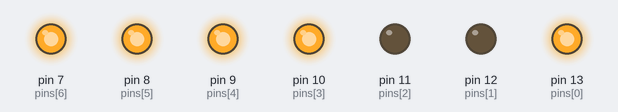
Simulated run of this sketch. Board: Arduino Uno, built with avr-gcc and run on an emulated ATmega328P. Shown: output pins drawn as LEDs (lit = HIGH).

Above: at 0.5 s.
At 1.5 s:
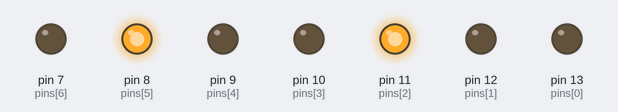
Timing chart, 0 to 3.0 s (numbered marks = the images above):
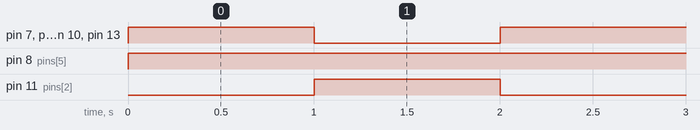

Measured:
- by itself, pin 7 (pins[6]), pin 9 (pins[4]), pin 10 (pins[3]), pin 11 (pins[2]), pin 13 (pins[0]): alternates HIGH for 1.0 s and LOW for 1.0 s
- by itself, pin 8 (pins[5]): LOW → HIGH at 0.00 s

The sketch:

display_12.ino
```cpp
// Ananda Hafidh R K
// 19/439605/TK/48335

int pins[] = {13, 12, 11, 10, 9, 8, 7};
            //A, B, C, D, E, F, G

int digit1[7] = {HIGH, LOW, LOW, HIGH, HIGH, HIGH, HIGH};
int digit2[7] = {LOW, LOW, HIGH, LOW, LOW, HIGH, LOW};


void display1() {
  for (int i = 0; i<7; i++){
    digitalWrite(pins[i], digit1[i]);
  }
}

void display2() {
  for (int i = 0; i<7; i++){
    digitalWrite(pins[i], digit2[i]);
  }
}

void setup() {
  for (int i = 7;i<=13;i++) pinMode(i, OUTPUT);
}

void loop() {
  display1();
  delay(1000);
  display2();
  delay(1000);
}
```
